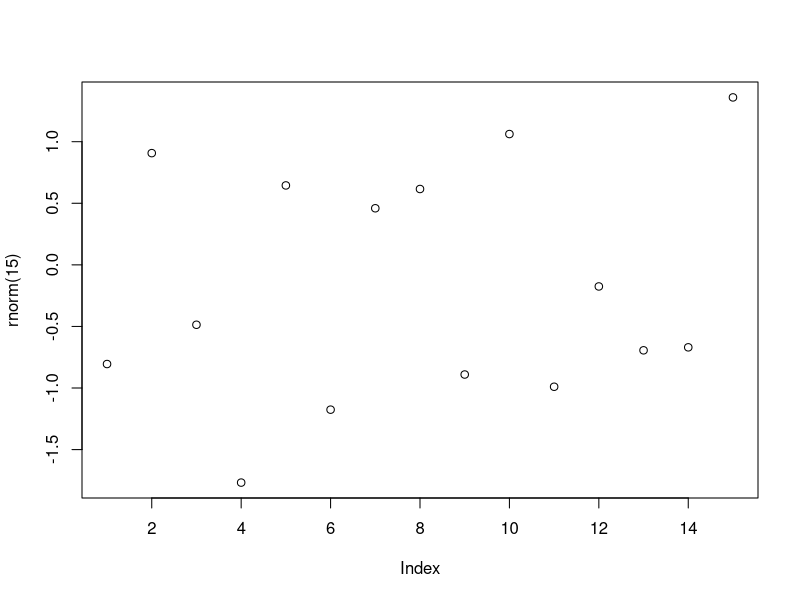

The R source for this figure: (Note: this script raises an error after producing the figure.)

# Funções na Linguagem R

# OBS: Caso tenha problemas com a acentuação, consulte o link:
## https://support.rstudio.com/hc/en-us/articles/200532197-character-encoding

# Configuração do diretório de trabalho:
# Colocar entre aspas o diretório de trabalho que será utilizado.
# Não utilizar diretório com espaço no nome

setwd("C:/DataScience/Scripts/01-BigDataAzureMachineLearning/03-LinguagemR_Fatores_EstruturasDeControles")
getwd()

### HELP

?sample
args(sample) # Visualiza os argumentos da função
args(mean)
args(sd)
args(seq)
?mean
?seq

### FUNÇOES BUILT-IN

abs(-128)
sum(c(10:15))
mean(c(10:15))
round(c(2.17, 8.105, 14.75, 3.1415, 1.0, 9.8, 5.4, 5.6))
rev(c(2.17, 8.105, 14.75, 3.1415, 1.0, 9.8, 5.4, 5.6))
rev(sort(c(2.17, 8.105, 14.75, 3.1415, 1.0, 9.8, 5.4, 5.6), decreasing = FALSE))
rev(sort(c(2.17, 8.105, 14.75, 3.1415, 1.0, 9.8, 5.4, 5.6), decreasing = TRUE))
seq(10,15) # Nesta versão, usa-se a virgula "," e não os dois pontos ":" como nas versõs anteriores.
append(c(10:15), 16)

### FUNÇÃO DENTRO DE FUNÇÃO

plot(rnorm(15))
mean(sum(round(c(2.17, 8.105, 14.75, 3.1415, 1.0, 9.8, 5.4, 5.6), digits = 2)))
round(c(1.999, 2.000, 3.3333), digits = 2)

### CRIA FUNÇÃO

funcao01 <- function(w)
  {
    w * 2
  }

funcao01(2)
class(funcao01)
typeof(funcao01)
mode(funcao01)
#################################################
funcao02 <- function(h, i)
  {
    valor <- h ^ i
    print(valor)
  }

funcao02(4, 4)
class(funcao01)
typeof(funcao01)
mode(funcao01)
#################################################

### ESCOPO LOCAL
jogando_dados <- function()
  {
    numero01 <- sample(1:6, size = 1) # Escopo Local
    print(numero01)
  }

jogando_dados()

### ESCOPO GLOBAL

print(numero01)
numero02 <- c(1:6) # Escopo Global
print(numero02)
sprintf(numero02, fmt = "%.2f")

### FUNÇÕES SEM NÚMEROS DEFINIDOS DE ARGUMENTOS

vetor01 <- c(50:55)
vetor02 <- c("A", "B", "C", "D", "E", "F")
vetor03 <- c(55.9, 54.1, 53.3, 52.7, 51.0, 50.6)

funcao03 <- function(...)
  {
    dataframe <- data.frame(cbind(...))
    print(dataframe)
  }

funcao03(vetor01)
funcao03(vetor01, vetor02)
funcao03(vetor01, vetor03)
funcao03(vetor02, vetor03)
funcao03(vetor02, vetor01, vetor03)

### FUNÇÃO BUILT-IN "NÃO TENTE RECRIAR A RODA"
## Comparação de eficiência entre função vetorizada e função "vetorizada na linguagem R"

x <- 1:10000000

### FUNÇÃO QUE CALCULA A RAÍZ QUADRADA DE CADA ELEMENTO DE UM VETOR DE NÚMEROS

raiz_quadrada <- function(numeros)
{
  resp <- numeric(length(numeros))
  
  for (numero in seq_along(numeros)) 
    {
    resp[numero] <- sqrt(numeros[numeros])
    }
    return(resp)
}

system.time(resultado01 <- raiz_quadrada(x))
system.time(resultado02 <- sqrt(x))

### CADA MÁQUINA PODE APRESENTAR RESULTADO DIFERENTE, POR CONTA DA PRECISÃO DO CÁLCULO
## DO PROCESSADOR.

identical(resultado01, resultado02)
